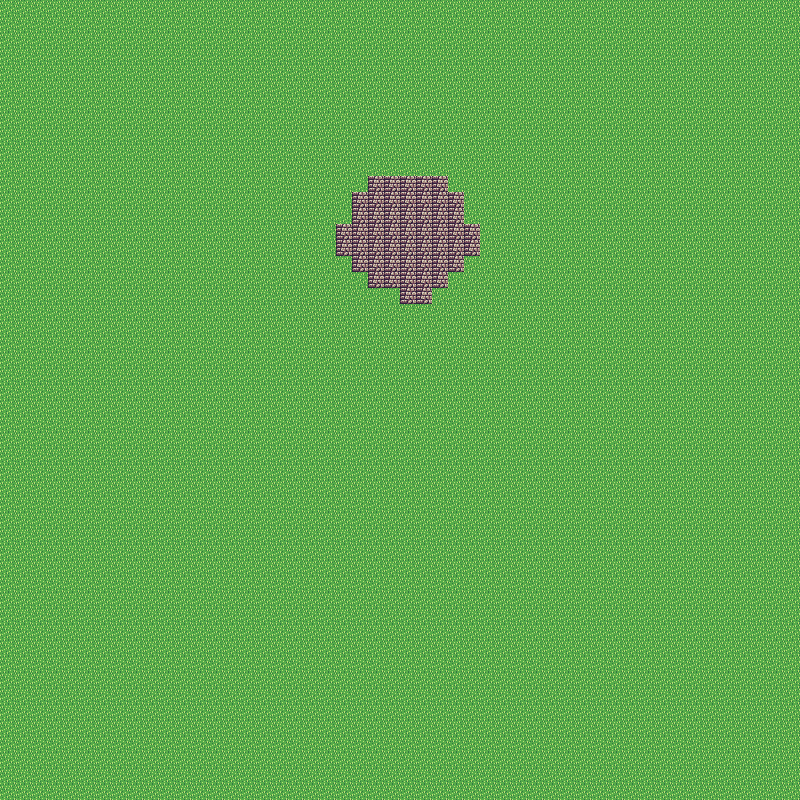

This is a level from a 2D game, rendered from its Tiled map with the project's own tilesets. A one-line summary and the map file follow, with tile-layer data summarised:
An orthogonal 50x50 tile map with 16x16 px tiles, 1 tile layer (Tile Layer 1).

<map version="1.0" orientation="orthogonal" renderorder="left-down" width="50" height="50" tilewidth="16" tileheight="16">
 <tileset firstgid="1" name="town_tiles" tilewidth="16" tileheight="16">
  <properties>
   <property name="Collision" value="1" />
  </properties>
  <image source="../Images/town_tiles.png" trans="000000" width="160" height="48" />
  <tile id="0">
   <properties>
    <property name="collision" value="1" />
   </properties>
  </tile>
  <tile id="5">
   <properties>
    <property name="col" value="1" />
   </properties>
  </tile>
 </tileset>
 <layer name="Tile Layer 1" width="50" height="50">
  <data>[2500 cells, 2500 non-empty, 2 distinct tile ids]</data>
 </layer>
</map>